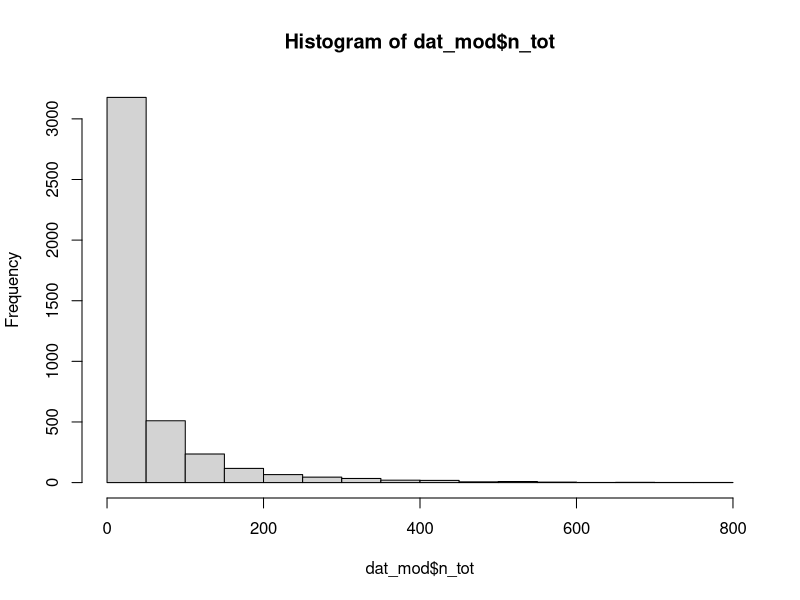
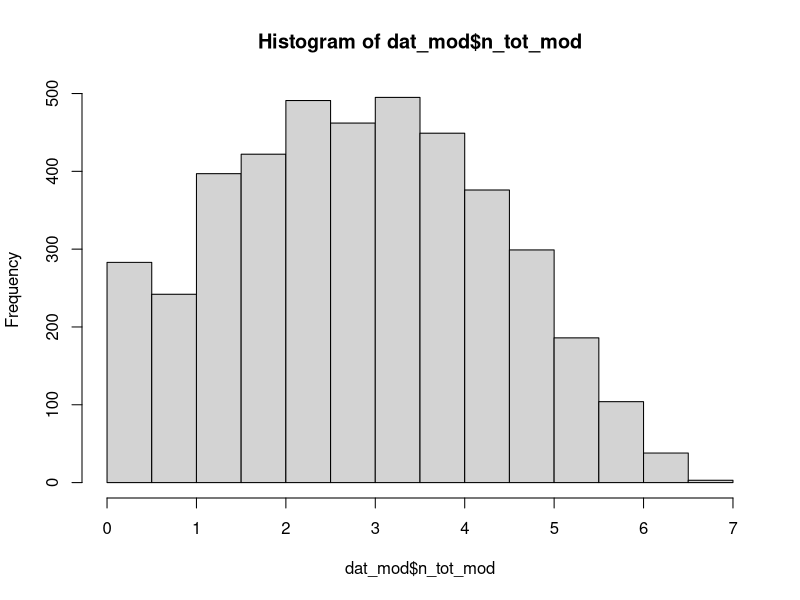
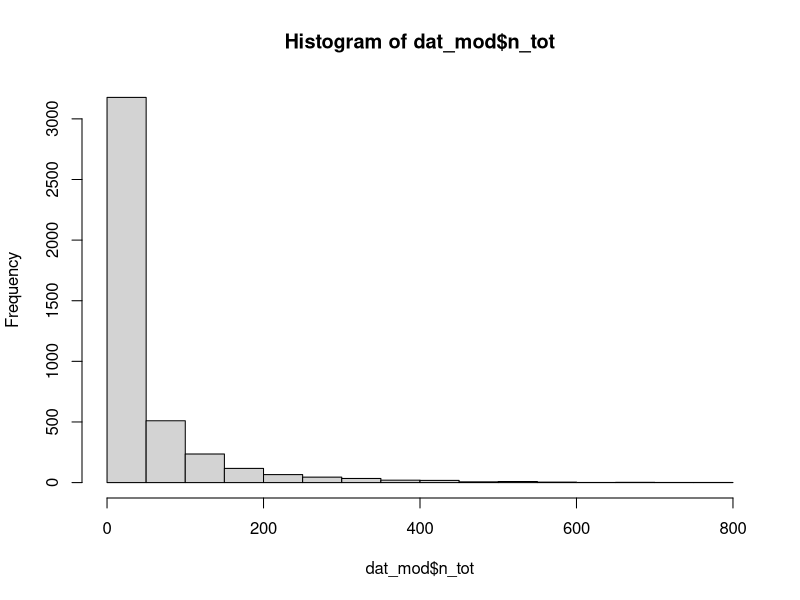
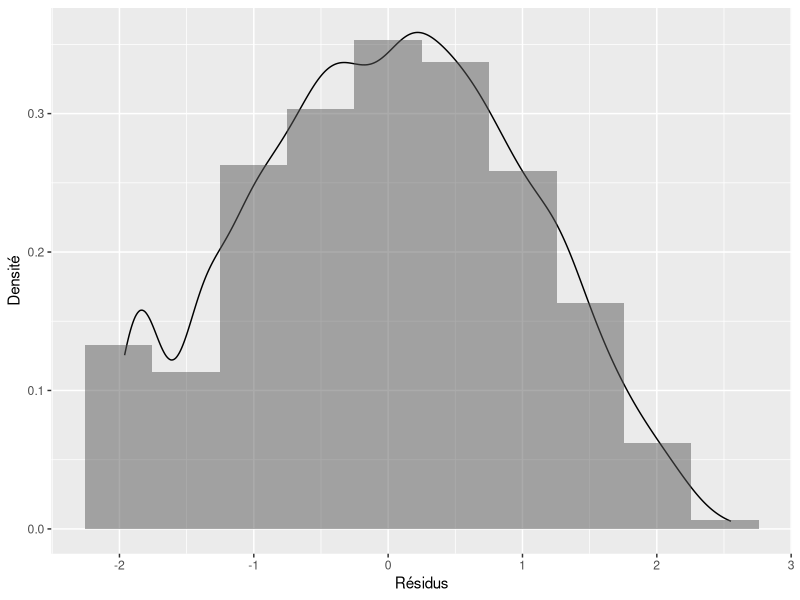
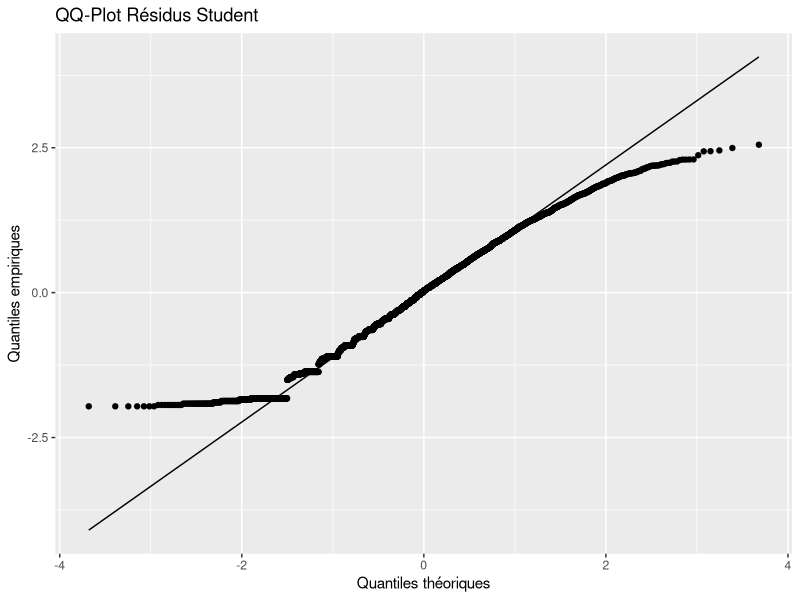
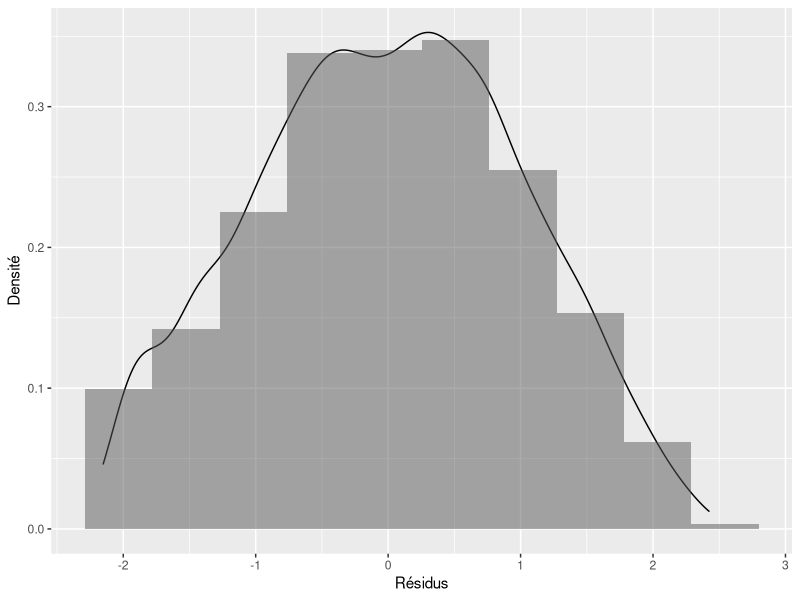
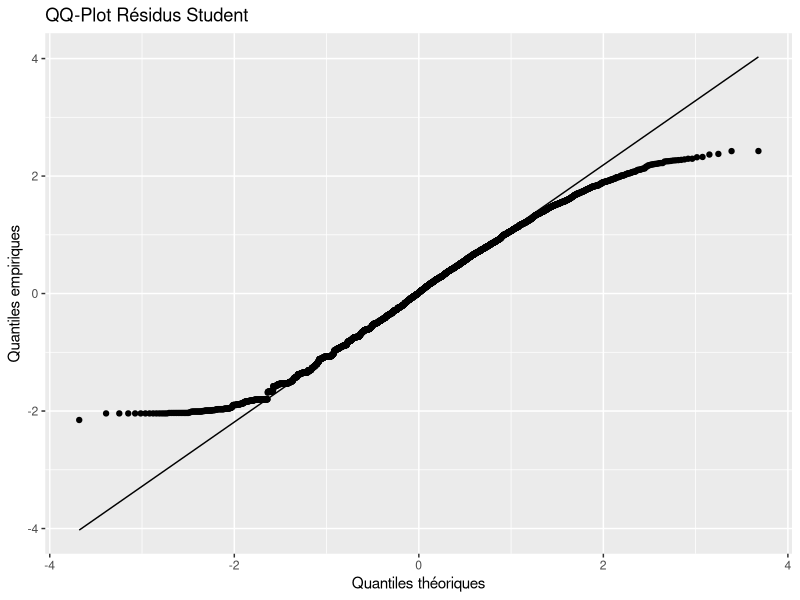

Generate these figures, in order, with R:
## ---- chunk 1
knitr::opts_chunk$set(echo = FALSE,message = FALSE,warning = FALSE,error = FALSE)
## ---- chunk 2
library(tidyverse)
library(readxl)
## ---- chunk 3
dat = read.csv("bixifull.csv")
## ---- chunk 4
festivals <- data.frame(
  Start_Date = as.Date(c("2021-05-10", "2021-05-22", "2021-05-27", "2021-06-06", "2021-06-07",
                         "2021-06-07", "2021-06-07", "2021-06-11", "2021-06-13", "2021-06-14",
                         "2021-06-20", "2021-06-26", "2021-06-27", "2021-06-29", "2021-07-04",
                         "2021-07-05", "2021-07-06", "2021-07-09", "2021-07-10",
                         "2021-07-11", "2021-07-11", "2021-07-22", "2021-07-27", "2021-07-28",
                         "2021-08-02", "2021-08-06", "2021-08-07", "2021-08-08", "2021-08-09",
                         "2021-08-09", "2021-08-19", "2021-08-20", "2021-08-29", "2021-08-30")),
  End_Date = as.Date(c("2021-05-17", "2021-06-04", "2021-06-16", "2021-06-16", "2021-06-09",
                       "2021-06-16", "2021-06-09", "2021-06-16", "2021-06-16", "2021-06-22",
                       "2021-06-23", "2021-06-30", "2021-07-06", "2021-07-27", "2021-07-14",
                       "2021-07-07", "2021-07-06", "2021-07-14", "2021-07-21", "2021-07-28",
                       "2021-07-27", "2021-08-01", "2021-07-28", "2021-07-28", "2021-08-04",
                       "2021-08-14", "2021-08-11", "2021-08-18", "2021-08-10", "2021-08-18",
                       "2021-08-24", "2021-08-25", "2021-09-02", "2021-09-02"))
)

dates <- festivals %>%
  rowwise() %>%
  mutate(Date = list(seq(Start_Date, End_Date, by = "day"))) %>%
  unnest(Date)

result_df <- dates %>%
  group_by(Date) %>%
  summarize(festival = n())

dat$Date <- as.Date(paste("2021", dat$mm, dat$dd, sep = "-"))

dat <- dat %>%
  left_join(result_df, by = "Date")

dat$festival[is.na(dat$festival)] = 0
## ---- chunk 5
dat = dat %>% mutate(rain_bin = ifelse(rain == 0, 0, 1)) %>% select(-X)
## ---- chunk 6
dat = dat %>% mutate(wkend = ifelse(wday == "Saturday" | wday == "Sunday",1,0))
col = c("mm", "dd", "mem", "arrond")
dat[col] = lapply(dat[col], factor)
## ---- chunk 7
var_mean= c("holiday", "temp", "rain", "festival", "rain_bin", "wkend")
var_sum = c("dur", "rev", "n_tot", "n_AM", "n_PM", "avg")

dat_mod = dat %>% select(-station, -name, -wday, -Date) %>% 
  group_by(mem, mm, dd, arrond) %>%
  summarise(across(all_of(var_mean), ~mean(., na.rm = TRUE)),
            across(all_of(var_sum), ~sum(., na.rm = TRUE))) # Sert à compiler les données selon les arrondissements par jour. On se débarasse ainsi des variables station. Cela fait qu'on peut analyser les données par arrondissement plutot que par station.

dat_mod = as.data.frame(dat_mod)

col = c("holiday", "wkend", "rain_bin")
dat_mod[col] = lapply(dat_mod[col], factor)
## ---- chunk 8
hist(dat_mod$n_tot)
## ---- chunk 9
dat_mod = dat_mod %>% mutate(n_tot_mod = log(n_tot))
hist(dat_mod$n_tot_mod)
## ---- chunk 10
#get data
data_parc <- read.csv("espace_vert.csv")
data_es <- read.csv("terrain_sport_ext.csv")
data_lc <- read_excel("lieuxculturels.xls")


#Parcs
nb_arrond_parc <- (table(data_parc$GESTION))
dat_nb_parc <- data.frame(arrond = names(nb_arrond_parc), nb_parc = as.numeric(nb_arrond_parc))
dat_parc <- dat %>%
  select(dur, n_tot, rev, arrond) %>% 
  group_by(arrond) %>%
  summarise(dur = (sum(dur)))
dat_nb_parc$arrond <- tolower(gsub("\\s+", "", dat_nb_parc$arrond))
dat_nb_parc$arrond<-gsub("-", "", dat_nb_parc$arrond)
dat_parc$arrond <- tolower(gsub("\\s+", "", dat_parc$arrond))
dat_parc$arrond<-gsub("-", "", dat_parc$arrond)

df_parc <- merge(dat_parc, dat_nb_parc, by = "arrond", all.x = TRUE)
df_parc$nb_parc <- ifelse(is.na(df_parc$nb_parc), 0, df_parc$nb_parc)

#Espaces sportifs
nb_arrond_es <- table(data_es$ARROND)
dat_nb_es <- data.frame(arrond = names(nb_arrond_es), nb_es = as.numeric(nb_arrond_es))
dat_nb_es$arrond <- tolower(gsub("\\s+", "", dat_nb_es$arrond))
dat_nb_es$arrond<-gsub("-", "", dat_nb_es$arrond)

dat_es <- dat_parc
df_es <- merge(dat_es, dat_nb_es, by = "arrond", all.x = TRUE)

#Lieux culturels
nb_arrond_lc <- table(data_lc$Arrondissement)
dat_nb_lc <- data.frame(arrond = names(nb_arrond_lc), nb_lc = as.numeric(nb_arrond_lc))
dat_nb_lc$arrond <- tolower(gsub("\\s+", "", dat_nb_lc$arrond))
dat_nb_lc$arrond<-gsub("-", "", dat_nb_lc$arrond)
dat_nb_lc$arrond <- gsub("[-–]", "", dat_nb_lc$arrond)

dat_lc <- dat_parc
df_lc <- merge(dat_lc, dat_nb_lc, by = "arrond", all.x = TRUE)


#Modèles vs rev
df_parc_es <- merge(df_parc, dat_nb_es, by = "arrond", all.x = TRUE)
df_parc_es_lc <- merge(df_parc_es, dat_nb_lc, by = "arrond", all.x = TRUE)
df_parc_es_lc <- replace(df_parc_es_lc, is.na(df_parc_es_lc), 0)

modele4 = lm(dur~nb_parc + nb_es + nb_lc, data = df_parc_es_lc)

## ---- chunk 11
hist(dat_mod$n_tot)
mod_fest_1 = lm(n_tot_mod ~ festival, data = dat_mod)
summary(mod_fest_1)
## ---- chunk 12
resid <- rstudent(mod_fest_1)
fitted <- mod_fest_1$fitted.values
res.dat <- cbind(dat_mod, fitted, resid)
ggplot(data = res.dat, mapping = aes(x = resid)) + geom_density() +
geom_histogram(aes(y = ..density..), bins = 10, alpha = 0.5) +
xlab("Résidus") +
ylab("Densité")
## ---- chunk 13
ggplot(data = res.dat, mapping = aes(sample = resid)) + stat_qq(distribution = qt,
dparams = mod_fest_1$df.residua) + stat_qq_line(distribution = qt,
dparams = mod_fest_1$df.residual) + labs(x = "Quantiles théoriques",
y = "Quantiles empiriques") + ggtitle("QQ-Plot Résidus Student")
## ---- chunk 14
mod_fest_2 = lm(n_tot_mod ~ festival + mm + holiday + wkend, data = dat_mod)
summary(mod_fest_2)
## ---- chunk 15
resid <- rstudent(mod_fest_2)
fitted <- mod_fest_1$fitted.values
res.dat <- cbind(dat_mod, fitted, resid)
ggplot(data = res.dat, mapping = aes(x = resid)) + geom_density() +
geom_histogram(aes(y = ..density..), bins = 10, alpha = 0.5) +
xlab("Résidus") +
ylab("Densité")
## ---- chunk 16
ggplot(data = res.dat, mapping = aes(sample = resid)) + stat_qq(distribution = qt,
dparams = mod_fest_2$df.residua) + stat_qq_line(distribution = qt,
dparams = mod_fest_2$df.residual) + labs(x = "Quantiles théoriques",
y = "Quantiles empiriques") + ggtitle("QQ-Plot Résidus Student")
